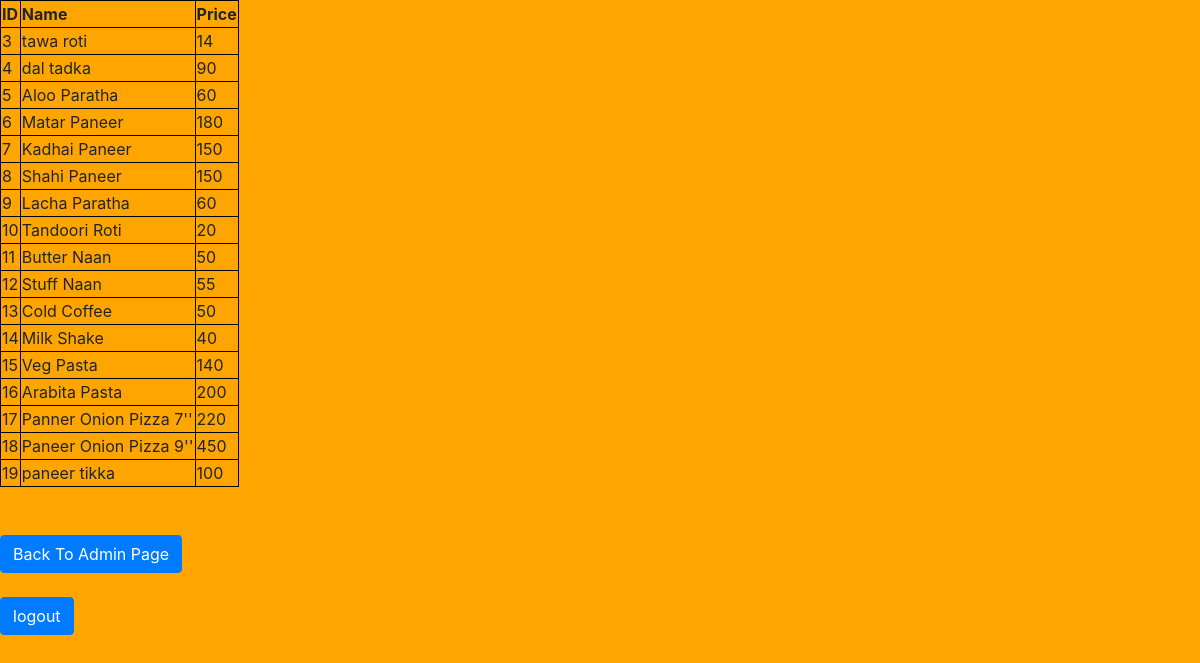
/change_price.php, run on the app's committed database.
### tables this page shows
CREATE TABLE `dish` (
  `id` int(11) NOT NULL,
  `name` varchar(30) DEFAULT NULL,
  `price` int(11) DEFAULT NULL
);

### all_dish.php (the view, shortened to what this page needs)
<!DOCTYPE html>
<html>
<head>
	<link rel="stylesheet" type="text/css" href="https://stackpath.bootstrapcdn.com/bootstrap/4.3.1/css/bootstrap.min.css">
</head>
<body>
<?php
		$conn = mysqli_connect("localhost","root","","dbms");
		if(!$conn)
		die("connection failed".mysqli_connect_error());
	else
	{
		$info = mysqli_query($conn,"SELECT * FROM dish");
		if($info->num_rows>0)
		{	echo "<table> <tr> <th>ID</th> <th>Name</th>   <th>Price</th> </tr>";
			while($row = $info->fetch_assoc())
			{	echo "<tr><td>".$row["id"]."</td><td>".$row["name"]."</td><td>".$row["price"]."</td> </tr>"; }
		echo "</table>";
		}
	}
?>
    <br><br>
<a href="control.php" class="btn btn-primary">Back To Admin Page</a>
 <br><br>
  <a href="index.php" class="btn btn-primary">logout</a>
</body>
</html>

### change_price.php (shortened to what this page needs)
<?php
	$host = "localhost";
	$user = "root";
	$password = "";
	$db="dbms";
	$conn = mysqli_connect($host,$user,$password,$db);
		if(!$conn)
		die("connection failed".mysqli_connect_error());
	else
	{
		include 'all_dish.php';
	}
?>

### all_dish.php (style rules this page uses)
body { background-color: #FFA500 }
table, th, td { border: 1px solid black; }

### data on the page
dish: id "3", name "tawa roti", price "14"
dish: id "4", name "dal tadka", price "90"
dish: id "5", name "Aloo Paratha", price "60"
dish: id "6", name "Matar Paneer", price "180"
dish: id "7", name "Kadhai Paneer", price "150"
dish: id "8", name "Shahi Paneer", price "150"
dish: id "9", name "Lacha Paratha", price "60"
dish: id "10", name "Tandoori Roti", price "20"
dish: id "11", name "Butter Naan", price "50"
dish: id "12", name "Stuff Naan", price "55"
dish: id "13", name "Cold Coffee", price "50"
dish: id "14", name "Milk Shake", price "40"
dish: id "15", name "Veg Pasta", price "140"
dish: id "16", name "Arabita Pasta", price "200"
dish: id "17", name "Panner Onion Pizza 7''", price "220"
dish: id "18", name "Paneer Onion Pizza 9''", price "450"
dish: id "19", name "paneer tikka", price "100"
